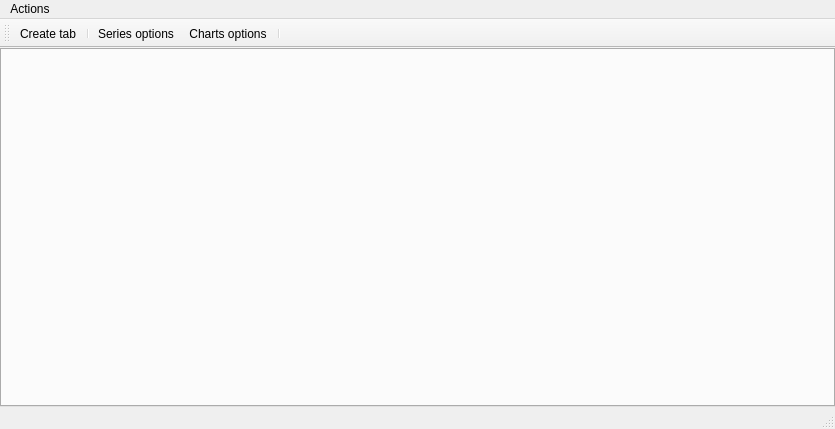
<?xml version="1.0" encoding="UTF-8"?>
<ui version="4.0">
 <class>UWatch</class>
 <widget class="QMainWindow" name="UWatch">
  <property name="geometry">
   <rect>
    <x>0</x>
    <y>0</y>
    <width>835</width>
    <height>429</height>
   </rect>
  </property>
  <property name="windowTitle">
   <string>UWatch</string>
  </property>
  <widget class="QWidget" name="centralwidget">
   <layout class="QVBoxLayout" name="verticalLayout">
    <property name="leftMargin">
     <number>0</number>
    </property>
    <property name="topMargin">
     <number>0</number>
    </property>
    <property name="rightMargin">
     <number>0</number>
    </property>
    <property name="bottomMargin">
     <number>0</number>
    </property>
    <item>
     <widget class="QTabWidget" name="tabWidget">
      <property name="acceptDrops">
       <bool>false</bool>
      </property>
      <property name="tabShape">
       <enum>QTabWidget::Triangular</enum>
      </property>
      <property name="currentIndex">
       <number>-1</number>
      </property>
      <property name="documentMode">
       <bool>false</bool>
      </property>
      <property name="tabsClosable">
       <bool>true</bool>
      </property>
      <property name="movable">
       <bool>true</bool>
      </property>
      <property name="tabBarAutoHide">
       <bool>false</bool>
      </property>
     </widget>
    </item>
   </layout>
  </widget>
  <widget class="QMenuBar" name="menubar">
   <property name="geometry">
    <rect>
     <x>0</x>
     <y>0</y>
     <width>835</width>
     <height>22</height>
    </rect>
   </property>
   <widget class="QMenu" name="menu">
    <property name="title">
     <string>Actions</string>
    </property>
    <addaction name="actionCreate_tab"/>
    <addaction name="actionSeries_option"/>
    <addaction name="actionCharts_option"/>
   </widget>
   <addaction name="menu"/>
  </widget>
  <widget class="QStatusBar" name="statusbar"/>
  <widget class="QToolBar" name="toolBar">
   <property name="windowTitle">
    <string>toolBar</string>
   </property>
   <attribute name="toolBarArea">
    <enum>TopToolBarArea</enum>
   </attribute>
   <attribute name="toolBarBreak">
    <bool>false</bool>
   </attribute>
   <addaction name="actionCreate_tab"/>
   <addaction name="separator"/>
   <addaction name="actionSeries_option"/>
   <addaction name="actionCharts_option"/>
   <addaction name="separator"/>
  </widget>
  <action name="actionCreate_tab">
   <property name="text">
    <string>Create tab</string>
   </property>
  </action>
  <action name="actionSeries_option">
   <property name="text">
    <string>Series options</string>
   </property>
  </action>
  <action name="actionCharts_option">
   <property name="text">
    <string>Charts options</string>
   </property>
  </action>
 </widget>
 <resources/>
 <connections/>
</ui>
